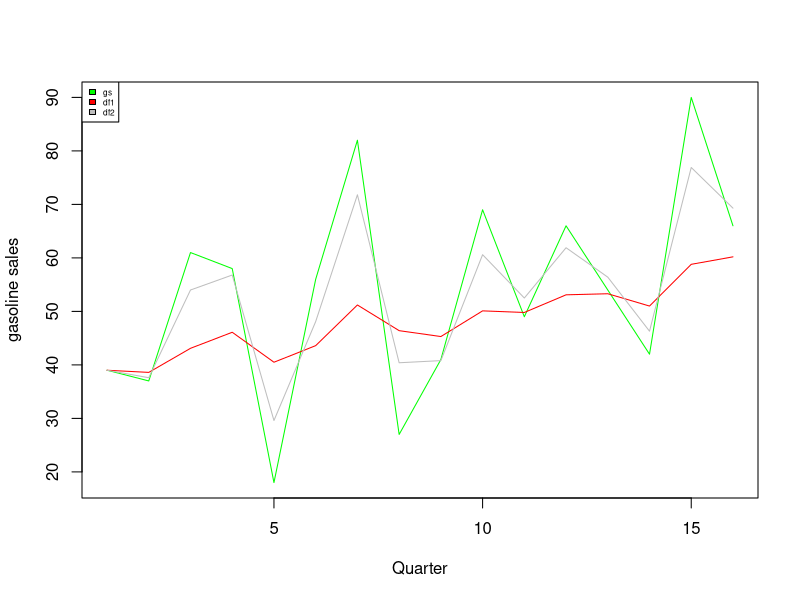

Recreate this plot in R.
###page_no_829###
rm(list=ls())
t<-seq(1,16,1)
gs<-c(39,37,61,58,18,56,82,27,41,69,49,66,54,42,90,66)
ds<-data.frame(t,gs)

a=0.2
ds$a[1]<-ds$gs[1]
for(i in 2:16){
  ds$a[i]<-(1-a)*ds$a[i-1]+(a*ds$gs[i])
  
}
df1<-round(ds$a,1);df1

a2=0.7
ds$a2[1]<-ds$gs[1]
for(i in 2:16){
  ds$a2[i]<-(1-a2)*ds$a2[i-1]+(a2*ds$gs[i])
  
}
df2<-round(ds$a2,1);df2

plot(gs,type="l",ylab="gasoline sales",xlab="Quarter",col="green")
lines(df1,col="red")
lines(df2,col="grey")
legend("topleft",legend=c("gs","df1","df2"),fill=c("green","red","grey"),cex=0.5)
